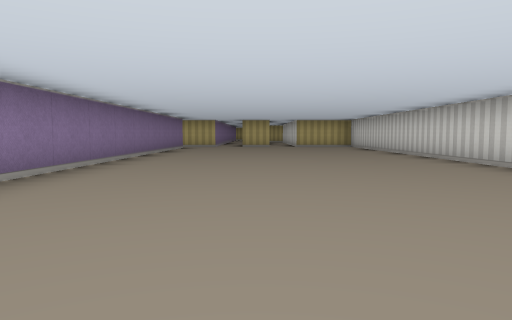
[1] (above)

17 first-person views from a walk through a cub3D ray-caster map. The camera is about half as high as the walls, tilts 4° down and sees 70° across. The floor is counted in squares. Each view is taken from the middle of a square. On the plan, view 1 faces up. The plan holds only what a view shows up to about 9 squares ahead; the rest is blank.

[2]
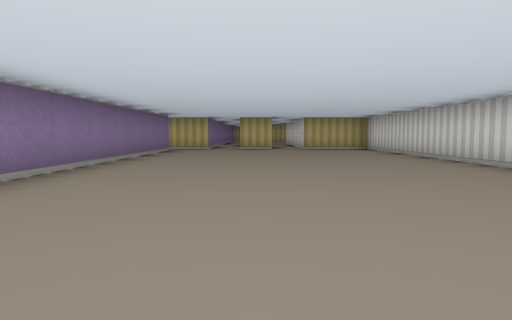

[3]
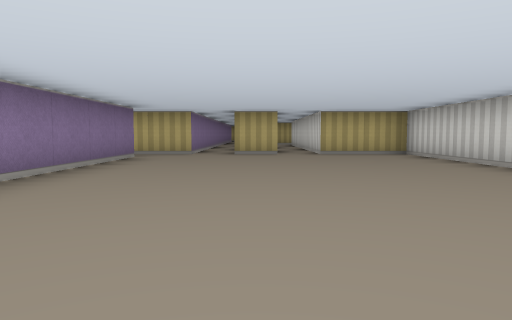

[4]
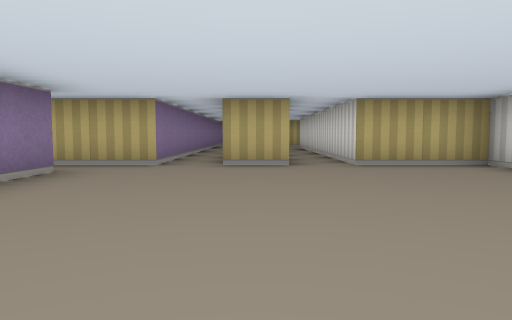

[5]
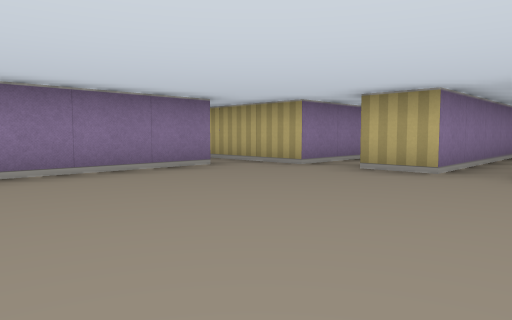

[6]
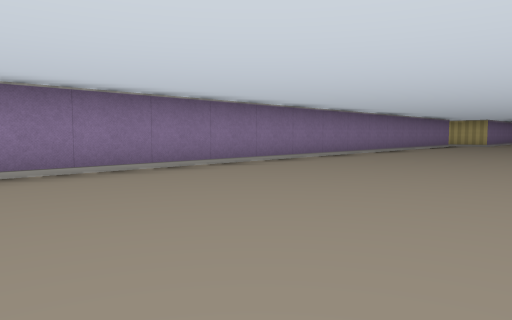

[7]
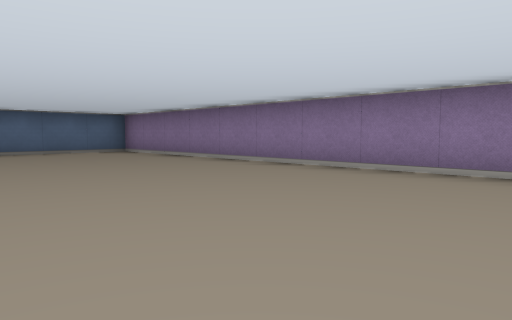

[8]
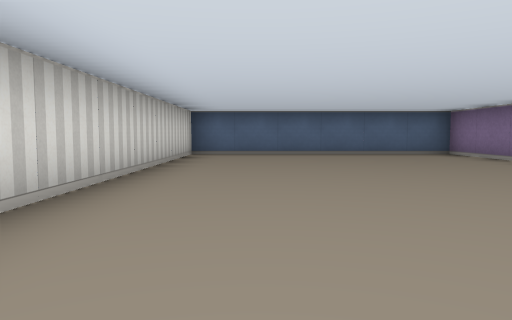

[9]
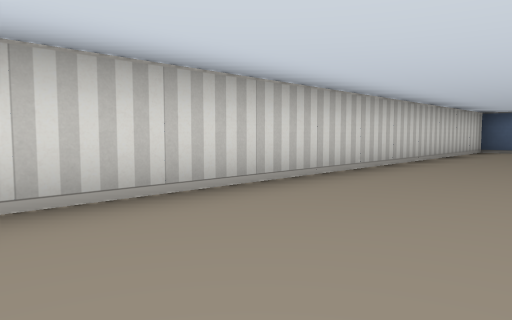

[10]
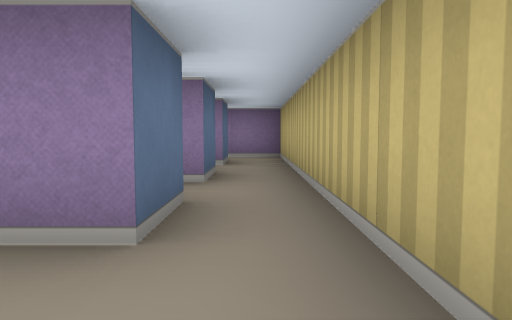

[11]
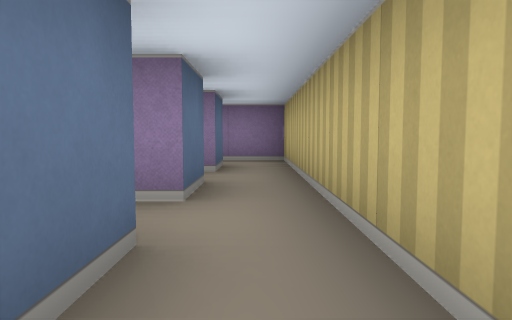

[12]
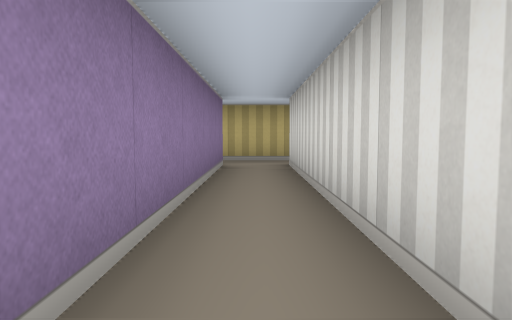

[13]
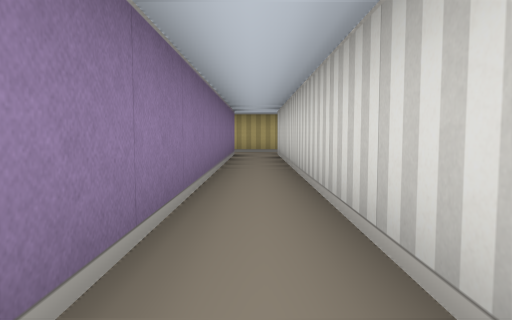

[14]
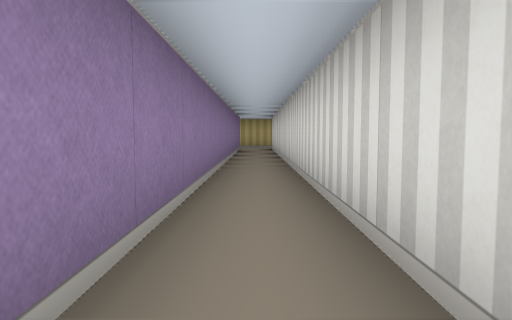

[15]
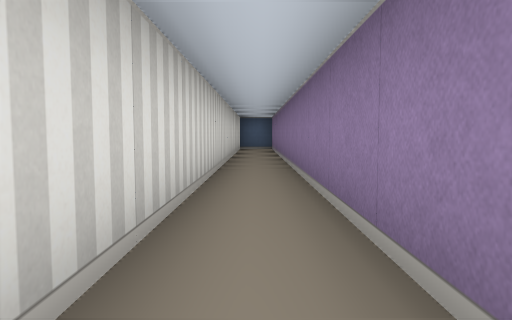

[16]
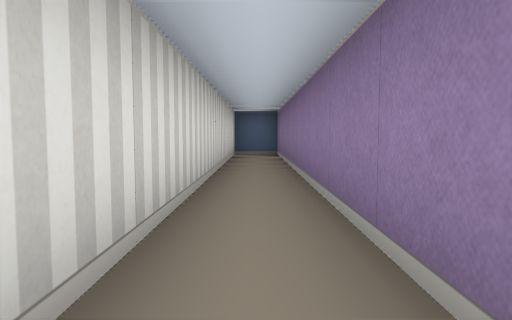

[17]
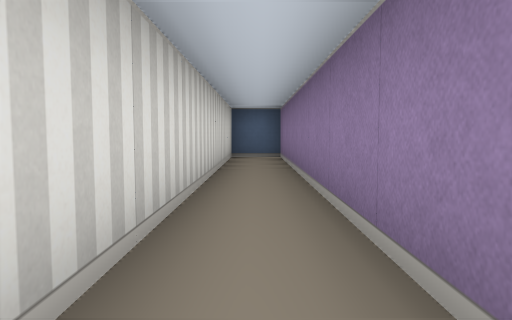

### Floor plan
Points are (right, up) in squares from view 1. A wall is a line through its corners. A room is listed if a view was taken in it or the views show most of it. See-through windows are left out.
Room 1 (views 1, 2, 3, 4, 5, 6, 7, 8, 9, 10, 11)
walls: (3.5, 4.9) (3.5, 13.5) (1.5, 13.5) (1.5, 17.1); (-3.5, 12.5) (-2.5, 12.5) (-2.5, -7.5) (3.5, -7.5) (3.5, 2.6); (-1.5, 13.5) (-3.5, 13.5); (0.5, 17.5) (0.5, 13.5) (-0.5, 13.5)
ways out: opening at (-3, 13) to room 2; opening at (-1, 13)
Room 2 (views 12, 13, 14, 15, 16, 17)
walls: (-5.5, 12.5) (-4.5, 12.5) (-4.5, -7.5) (-3.5, -7.5) (-3.5, 12.5); (-3.5, 13.5) (-5.5, 13.5)
ways out: opening at (-3, 13) to room 1; opening at (-5, 13)

Where each view was taken, in squares from view 1:
view 1: 0 up, 0 right, facing up
view 2: 2 up, 0 right, facing up
view 3: 5 up, 0 right, facing up
view 4: 8 up, 0 right, facing up
view 5: 9 up, 2 right, facing up-left
view 6: 2 down, 2 right, facing up-left
view 7: 2 up, 2 right, facing down-left
view 8: 1 up, 2 right, facing down
view 9: 3 up, 1 right, facing down-right
view 10: 13 up, 1 left, facing left
view 11: 13 up, 2 left, facing left
view 12: 7 up, 4 left, facing up
view 13: 4 up, 4 left, facing up
view 14: 1 up, 4 left, facing up
view 15: 4 up, 4 left, facing down
view 16: 1 up, 4 left, facing down
view 17: 0 up, 4 left, facing down
